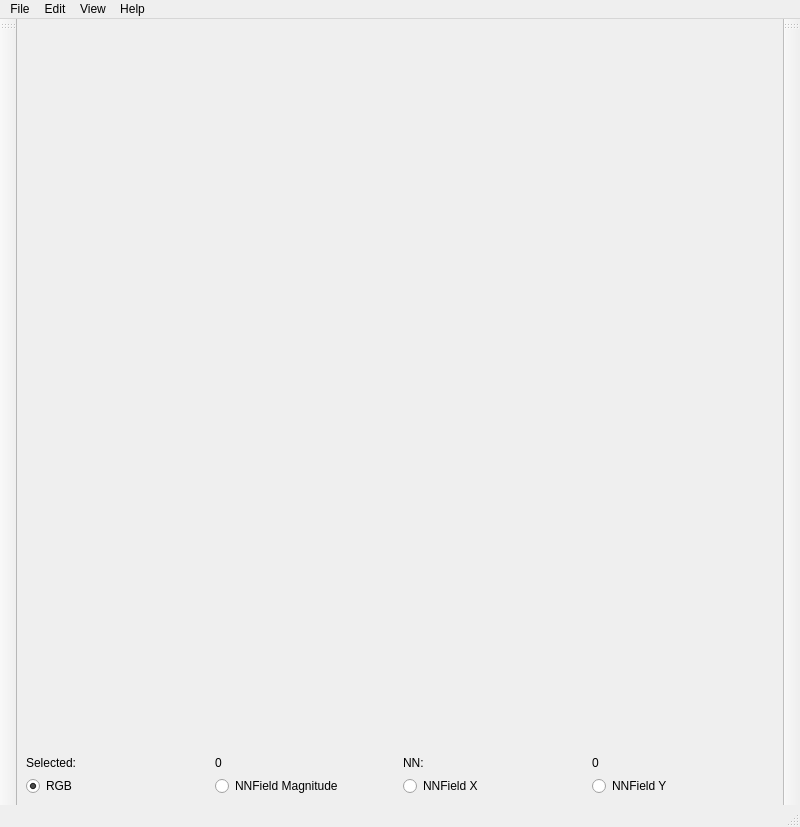
<?xml version="1.0" encoding="UTF-8"?>
<ui version="4.0">
 <class>NNFieldInspector</class>
 <widget class="QMainWindow" name="NNFieldInspector">
  <property name="geometry">
   <rect>
    <x>0</x>
    <y>0</y>
    <width>800</width>
    <height>827</height>
   </rect>
  </property>
  <property name="windowTitle">
   <string>Nearest Neighbor Field Inspector</string>
  </property>
  <widget class="QWidget" name="centralwidget">
   <layout class="QVBoxLayout" name="verticalLayout" stretch="20,0,1">
    <item>
     <widget class="QVTKWidget" name="qvtkWidget"/>
    </item>
    <item>
     <layout class="QHBoxLayout" name="horizontalLayout_2">
      <item>
       <widget class="QLabel" name="label">
        <property name="text">
         <string>Selected:</string>
        </property>
       </widget>
      </item>
      <item>
       <widget class="QLabel" name="lblSelected">
        <property name="text">
         <string>0</string>
        </property>
       </widget>
      </item>
      <item>
       <widget class="QLabel" name="label_3">
        <property name="text">
         <string>NN: </string>
        </property>
       </widget>
      </item>
      <item>
       <widget class="QLabel" name="lblNN">
        <property name="text">
         <string>0</string>
        </property>
       </widget>
      </item>
     </layout>
    </item>
    <item>
     <layout class="QHBoxLayout" name="horizontalLayout">
      <item>
       <widget class="QRadioButton" name="radRGB">
        <property name="text">
         <string>RGB</string>
        </property>
        <property name="checked">
         <bool>true</bool>
        </property>
       </widget>
      </item>
      <item>
       <widget class="QRadioButton" name="radNNFieldMagnitude">
        <property name="text">
         <string>NNField Magnitude</string>
        </property>
       </widget>
      </item>
      <item>
       <widget class="QRadioButton" name="radNNFieldX">
        <property name="text">
         <string>NNField X</string>
        </property>
       </widget>
      </item>
      <item>
       <widget class="QRadioButton" name="radNNFieldY">
        <property name="text">
         <string>NNField Y</string>
        </property>
       </widget>
      </item>
     </layout>
    </item>
   </layout>
  </widget>
  <widget class="QMenuBar" name="menubar">
   <property name="geometry">
    <rect>
     <x>0</x>
     <y>0</y>
     <width>800</width>
     <height>28</height>
    </rect>
   </property>
   <widget class="QMenu" name="menuLeft_Pane">
    <property name="title">
     <string>View</string>
    </property>
    <addaction name="separator"/>
    <addaction name="actionFlipVertically"/>
    <addaction name="actionFlipHorizontally"/>
    <addaction name="separator"/>
   </widget>
   <widget class="QMenu" name="menuHelp">
    <property name="title">
     <string>Help</string>
    </property>
    <addaction name="actionHelp"/>
   </widget>
   <widget class="QMenu" name="menuFile">
    <property name="title">
     <string>File</string>
    </property>
    <addaction name="actionOpenImage"/>
    <addaction name="actionOpenNNField"/>
    <addaction name="actionQuit"/>
   </widget>
   <widget class="QMenu" name="menuEdit">
    <property name="title">
     <string>Edit</string>
    </property>
    <addaction name="actionInterpretAsOffsetField"/>
    <addaction name="actionInterpretAsAbsoluteField"/>
   </widget>
   <addaction name="menuFile"/>
   <addaction name="menuEdit"/>
   <addaction name="menuLeft_Pane"/>
   <addaction name="menuHelp"/>
  </widget>
  <widget class="QStatusBar" name="statusbar"/>
  <widget class="QToolBar" name="toolBar_left">
   <property name="windowTitle">
    <string>toolBar</string>
   </property>
   <attribute name="toolBarArea">
    <enum>LeftToolBarArea</enum>
   </attribute>
   <attribute name="toolBarBreak">
    <bool>false</bool>
   </attribute>
  </widget>
  <widget class="QToolBar" name="toolBar_right">
   <property name="windowTitle">
    <string>toolBar</string>
   </property>
   <attribute name="toolBarArea">
    <enum>RightToolBarArea</enum>
   </attribute>
   <attribute name="toolBarBreak">
    <bool>false</bool>
   </attribute>
  </widget>
  <action name="actionOpenImage">
   <property name="text">
    <string>Open Image</string>
   </property>
  </action>
  <action name="actionSavePointsLeft">
   <property name="text">
    <string>Save Points</string>
   </property>
  </action>
  <action name="actionSavePointsRight">
   <property name="text">
    <string>Save Points</string>
   </property>
  </action>
  <action name="actionOpenImageRight">
   <property name="text">
    <string>Open Image</string>
   </property>
  </action>
  <action name="actionLoadPointsLeft">
   <property name="text">
    <string>Load Points</string>
   </property>
  </action>
  <action name="actionLoadPointsRight">
   <property name="text">
    <string>Load Points</string>
   </property>
  </action>
  <action name="actionHelp">
   <property name="text">
    <string>Help</string>
   </property>
  </action>
  <action name="actionQuit">
   <property name="text">
    <string>Quit</string>
   </property>
  </action>
  <action name="actionOpenPointCloudLeft">
   <property name="text">
    <string>Open PointCloud</string>
   </property>
  </action>
  <action name="actionOpenPointCloudRight">
   <property name="text">
    <string>Open PointCloud</string>
   </property>
  </action>
  <action name="actionFlipHorizontally">
   <property name="text">
    <string>Flip Horizontally</string>
   </property>
  </action>
  <action name="actionFlipRightVertically">
   <property name="text">
    <string>Flip Vertically</string>
   </property>
  </action>
  <action name="actionFlipVertically">
   <property name="text">
    <string>Flip Vertically</string>
   </property>
  </action>
  <action name="actionFlipRightHorizontally">
   <property name="text">
    <string>Flip Horizontally</string>
   </property>
  </action>
  <action name="actionOpenNNField">
   <property name="text">
    <string>Open NNField</string>
   </property>
  </action>
  <action name="actionInterpretAsOffsetField">
   <property name="text">
    <string>Interpret as Offset Field</string>
   </property>
  </action>
  <action name="actionInterpretAsAbsoluteField">
   <property name="text">
    <string>Interpret as Absolute Field</string>
   </property>
  </action>
 </widget>
 <customwidgets>
  <customwidget>
   <class>QVTKWidget</class>
   <extends>QWidget</extends>
   <header>QVTKWidget.h</header>
  </customwidget>
 </customwidgets>
 <resources/>
 <connections/>
</ui>
